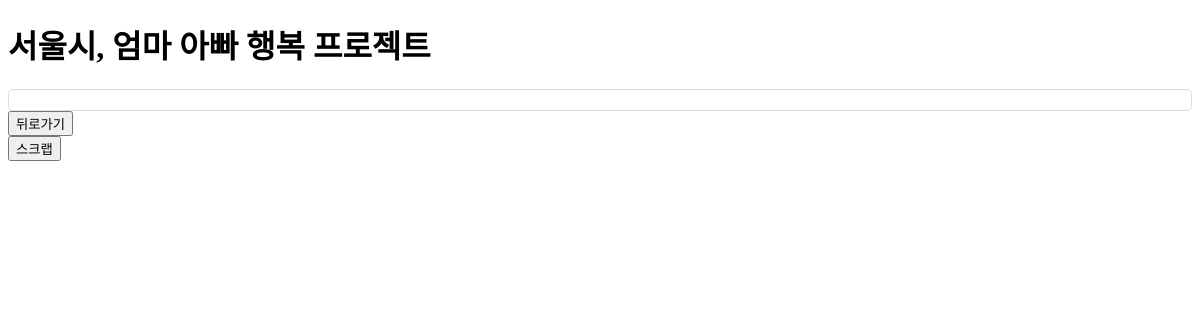
The app's page /program/policies/4/, older data.
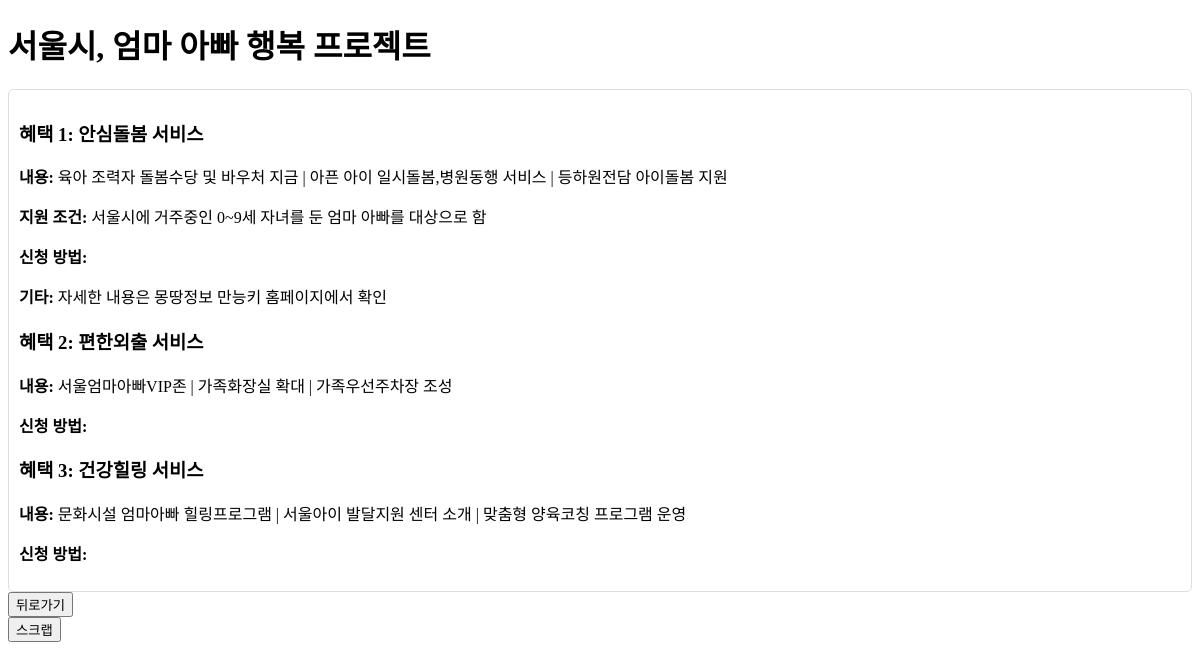
The same page, newer data.
### program/models.py (models this page shows, shortened)
class Benefit(models.Model):
    policy = models.ForeignKey(Policy, related_name='benefits', on_delete=models.CASCADE)
    title = models.CharField(max_length=200)
    content = models.TextField()
    eligibility = models.TextField(blank=True, null=True)  # 지원 조건
    application_period = models.TextField(blank=True, null=True)  # 신청 시기
    application_method = models.TextField(blank=True, null=True) #신청 방법
    additional_info = models.TextField(blank=True, null=True)  # 기타
    planned_changes = models.TextField(blank=True, null=True) #개편 예정

### program/views.py (the view)
# urls.py: path('policies/<int:policy_id>/', policy_detail, name='policy_detail'),
def policy_detail(request, policy_id):
    policy = get_object_or_404(Policy, id=policy_id)
    is_scrapped = Scrap.objects.filter(user=request.user, policy=policy).exists() if request.user.is_authenticated else False
    return render(request, 'program/policy_detail.html', {'policy': policy, 'is_scrapped': is_scrapped})

### program/templates/program/policy_detail.html (shortened to what this page needs)
<!DOCTYPE html>
<html>
<head>
</head>
<body>
    <h1>{{ policy.title }}</h1>
    <div class="content">
        {% for benefit in policy.benefits.all %}
            <h3>혜택 {{ forloop.counter }}: {{ benefit.title }}</h3>
            <p><strong>내용:</strong> {{ benefit.content }}</p>
            {% if benefit.eligibility %}
                <p><strong>지원 조건:</strong> {{ benefit.eligibility }}</p>
            {% endif %}
            <p><strong>신청 방법:</strong> {{ benefit.application_method }}</p>
            {% if benefit.additional_info %}
                <p><strong>기타:</strong> {{ benefit.additional_info }}</p>
            {% endif %}
        {% endfor %}
    </div>
    <button onclick="goBack()">뒤로가기</button>
    {% if is_scrapped %}
    <form method="POST" action="{% url 'program:remove_scrap' policy.id %}">
        {% csrf_token %}
        <button type="submit" name="scrap">스크랩 취소</button> {{ policy.scrap_set.count }}</form>
    {% else %}
    <form method="POST" action="{% url 'program:add_scrap' policy.id %}">
        <button type="submit" name="scrap">스크랩</button> {{ policy.scrap_set.count }}</form>
    {% endif %}
</body>
</html>

Row changes from the older to the newer data that the page shows:
added Benefit: title "안심돌봄 서비스", content "육아 조력자 돌봄수당 및 바우처 지금 | 아픈 아이 일시돌봄,병원동행 서비스 | 등하원전담 아이돌봄 지원", eligibility "서울시에 거주중인 0~9세 자녀를 둔 엄마 아빠를 대상으로 함", additional_info "자세한 내용은 몽땅정보 만능키 홈페이지에서 확인"
added Benefit: title "편한외출 서비스", content "서울엄마아빠VIP존 | 가족화장실 확대 | 가족우선주차장 조성"
added Benefit: title "건강힐링 서비스", content "문화시설 엄마아빠 힐링프로그램 | 서울아이 발달지원 센터 소개 | 맞춤형 양육코칭 프로그램 운영"
